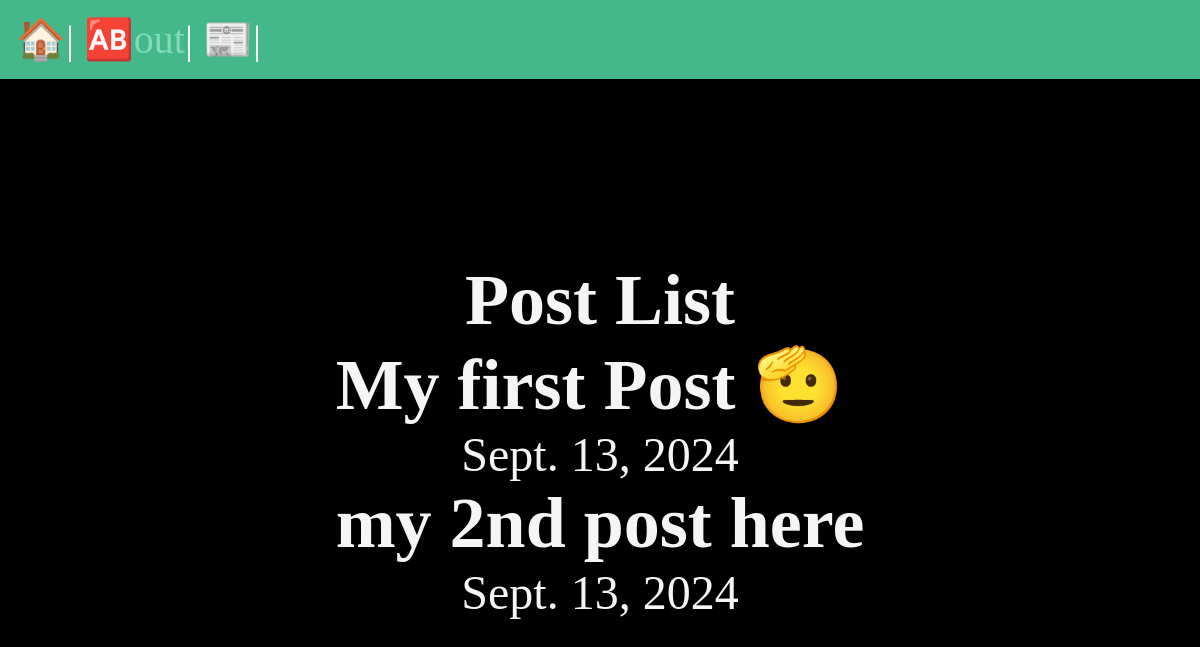
The app's page /posts/, older data.
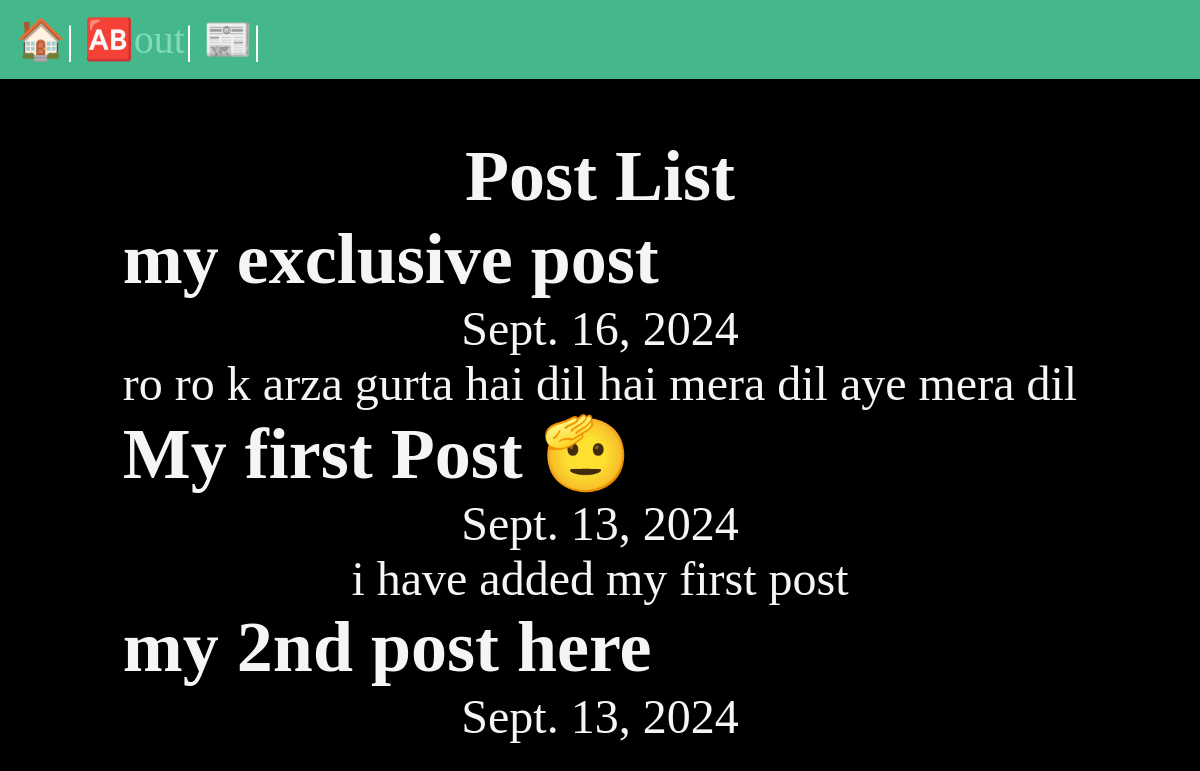
The same page, newer data.
### posts/models.py (models this page shows, shortened)
class Post (models.Model):
    title =models.CharField(max_length=75)
    body = models.TextField()
    slug= models.SlugField()
    date=models.DateField(auto_now_add=True)

### posts/views.py (the view)
# urls.py: path('',views.post_list),
def post_list(request ):
    Posts=Post.objects.all().order_by("-date") #-add to show it is in descending
    return render(request, 'posts/post_list.html',{'posts':Posts})

### posts/templates/posts/post_list.html (shortened to what this page needs)
{% extends "layout.html" %}
{% block content %}
<section>
  <h1>Post List</h1>
  {% for post in posts %}
  <article class="post">
    <h2>{{ post.title }}</h2>
    <p>{{ post.date }}</p>
    <p>{{ post.body }}</p>
  </article>
  {% endfor %}
</section>
{% endblock content %}

### templates/layout.html (shortened to what this page needs)
<!DOCTYPE html>
{% load static %}
<html lang="en">
<head>
    <link rel="stylesheet" href="{%static 'css/style.css'%}">
</head>
<body>
    <nav>
        <a href="/"> 🏠</a>|
        <a href="/about"> 🆎out</a>|
        <a href="/posts"> 📰</a>|
    </nav>
    <main>
        {% block content  %}
        {% endblock content  %}
    </main>
</body>
</html>

Row changes from the older to the newer data that the page shows:
added Post: title "my exclusive post", date "Sept. 16, 2024", body "ro ro k arza gurta hai dil hai mera dil aye mera dil"
changed Post "My first Post 🫡": body (not shown) → "i have added my first post"
